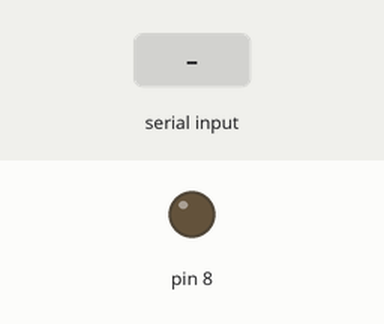
This sketch was run on a simulated Arduino Uno, built with avr-gcc and run on an emulated ATmega328P. Shown: output pins drawn as LEDs (lit = HIGH). Inputs (shaded band) come from the test bench.

Above: at 1.2 s.
1.3 s: "1" received over Serial
At 2.0 s:
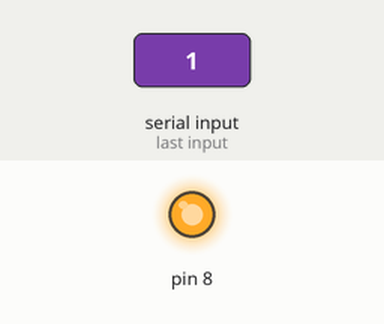
2.8 s: "0" received over Serial
At 3.1 s:
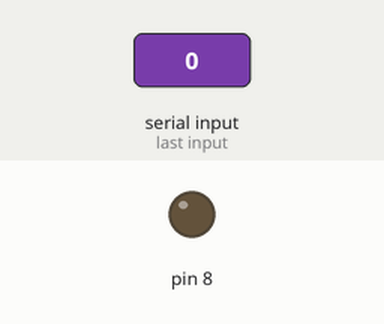
Timing chart, 0 to 5.8 s (numbered marks = the images above; inputs shaded):
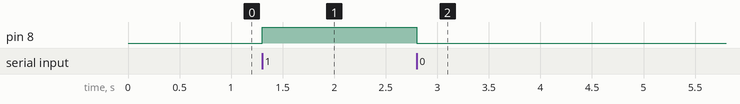

The sketch:

main.ino
```cpp
void setup() {
  pinMode(8, OUTPUT);
  Serial.begin(9600);  // Must match Python
}

void loop() {
  if (Serial.available() > 0) {
    char command = Serial.read();

    if (command == '1') {       // Fall detected
      digitalWrite(8, HIGH);
    }
    else if (command == '0') {  // No fall
      digitalWrite(8, LOW);
    }
  }
}
```

Measured:
- after the input at 1.3 s, pin 8: LOW → HIGH at once
- after the input at 2.8 s, pin 8: HIGH → LOW at once
